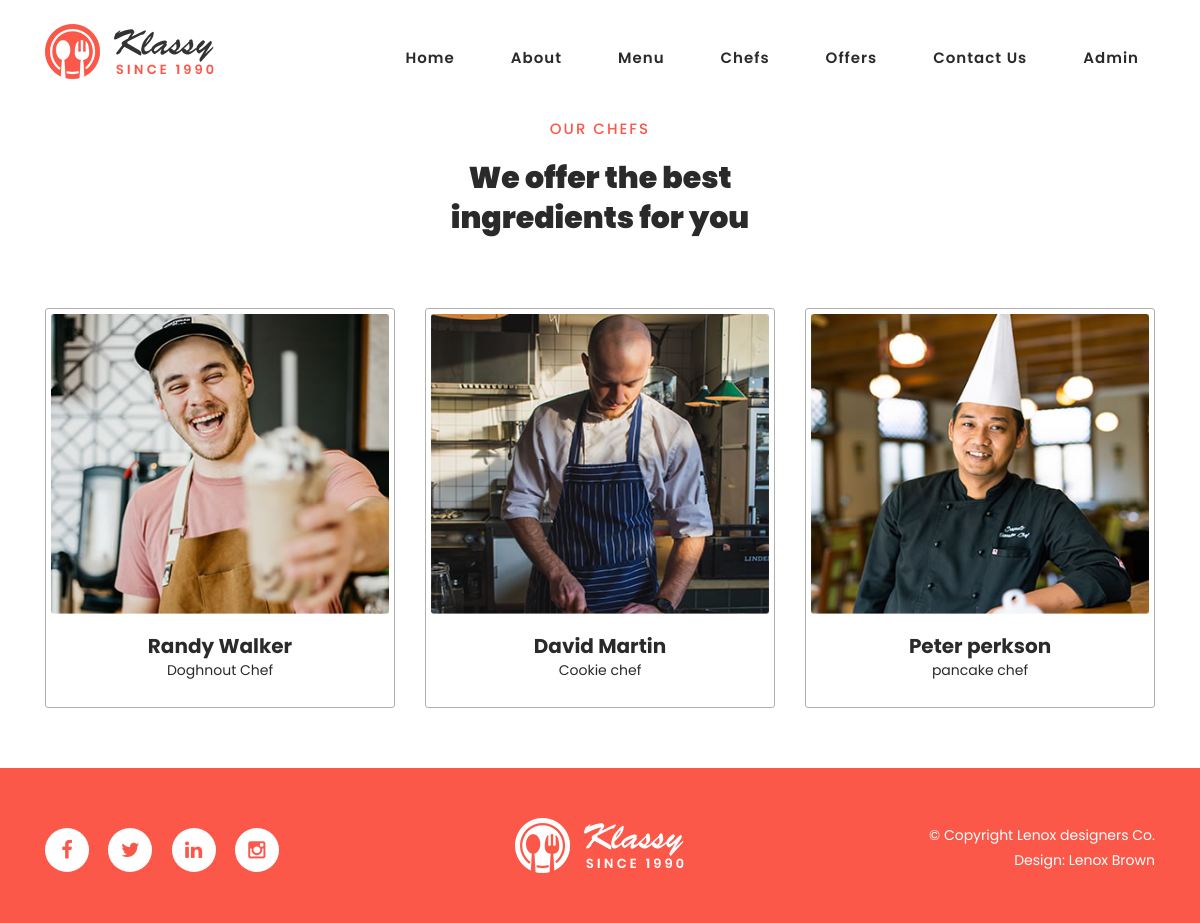
The page /chefs on the database its author committed.
### cafe/models.py (models this page shows, shortened)
class Employees(models.Model):
    name = models.CharField(max_length=50)
    role = models.CharField(max_length=30)
    social_fb = models.CharField(max_length=100)
    social_tweet = models.CharField(max_length=100)
    social_ig = models.CharField(max_length=100)
    profile = models.ImageField(upload_to=unique_image_name, blank=True, null=True)
    added = models.DateTimeField(auto_now_add=True)

### cafe/views.py (the view)
# urls.py: path("chefs", views.chefs, name="chefs"),
def chefs(request):
    employees = Employees.objects.all()
    return render(request, 'chefs.html', {"employees":employees})

### templates/chefs.html (shortened to what this page needs)
{% extends 'base.html'%}
{% load static %}
    {% block content%}
    <section class="section" id="chefs">
        <div class="container">
            <div class="row">
                <div class="col-lg-4 offset-lg-4 text-center">
                    <div class="section-heading">
                        <h6>Our Chefs</h6>
                        <h2>We offer the best ingredients for you</h2>
                    </div>
                </div>
            </div>
            <div class="row">
                {% for employee in employees %}
                <div class="col-lg-4">
                    <div class="chef-item">
                        <div class="thumb">
                            <img src="{{ employee.profile.url }}"  height="300" width="300" alt="">
                        </div>
                        <div class="down-content">
                            <h4>{{ employee.name }}</h4>
                            <span>{{ employee.role }}</span>
                        </div>
                    </div>
                </div>
                {% endfor %}
            </div>
        </div>
    </section>
    {% endblock content%}

### static/mainassets/css/templatemo-klassy-cafe.css (style rules this page uses)
html, body, div, span, applet, object, iframe, h1, h2, h3, h4, h5, h6, p, blockquote, div pre, a, abbr, acronym, address, big, cite, code, del, dfn, em, font, img, ins, kbd, q, s, samp, small, strike, strong, sub, sup, tt, var, b, u, i, center, dl, dt, dd, ol, ul, li, figure, header, nav, section, article, aside, footer, figcaption { margin: 0; padding: 0; border: 0; outline: 0; }
header, nav, section, article, aside, footer, hgroup { display: block; }
* { box-sizing: border-box; }
html, body { font-family: 'Poppins', sans-serif; font-weight: 400; background-color: #fff; font-size: 16px; -ms-text-size-adjust: 100%; -webkit-font-smoothing: antialiased; -moz-osx-font-smoothing: grayscale; }
h1, h2, h3, h4, h5, h6 { margin-top: 0px; margin-bottom: 0px; }
html, body { background: #fff; font-family: 'Poppins', sans-serif; }
.section-heading h6 { position: relative; font-size: 15px; color: #fb5849; font-weight: 500; letter-spacing: 2px; text-transform: uppercase; padding-left: 40px; }
.section-heading h6:before { width: 30px; height: 1px; content: ''; position: absolute; left: 0; top: 8px; background-color: #fb5849; }
.section-heading h2 { line-height: 40px; margin-top: 20px; margin-bottom: 25px; font-size: 30px; font-weight: 900; color: #2a2a2a; }
*, *:before, *:after { -webkit-box-sizing: border-box; box-sizing: border-box; -webkit-font-smoothing: antialiased; -moz-osx-font-smoothing: grayscale; }
#chefs { padding-top: 120px; }
#chefs .section-heading { margin-bottom: 70px; }
#chefs .section-heading h6 { padding-left: 0px; }
#chefs .section-heading h6:before { display: none; }
#chefs .chef-item { text-align: center; border: 1px solid #afafaf; padding: 5px; transition: all .5s; border-radius: 3px; }
#chefs .chef-item .thumb { position: relative; }
#chefs .chef-item .thumb img { width: 100%; overflow: hidden; position: relative; }
#chefs .chef-item .down-content { padding: 20px 0px; }
#chefs .chef-item .down-content h4 { transition: all .3s; font-size: 20px; font-weight: 700; color: #2a2a2a; }
#chefs .chef-item .down-content span { font-size: 14px; color: #2a2a2a; }

### rows shown on the page
Employees: profile (picture), name "Randy Walker", role "Doghnout Chef"
Employees: profile (picture), name "David Martin", role "Cookie chef"
Employees: profile (picture), name "Peter perkson", role "pancake chef"
